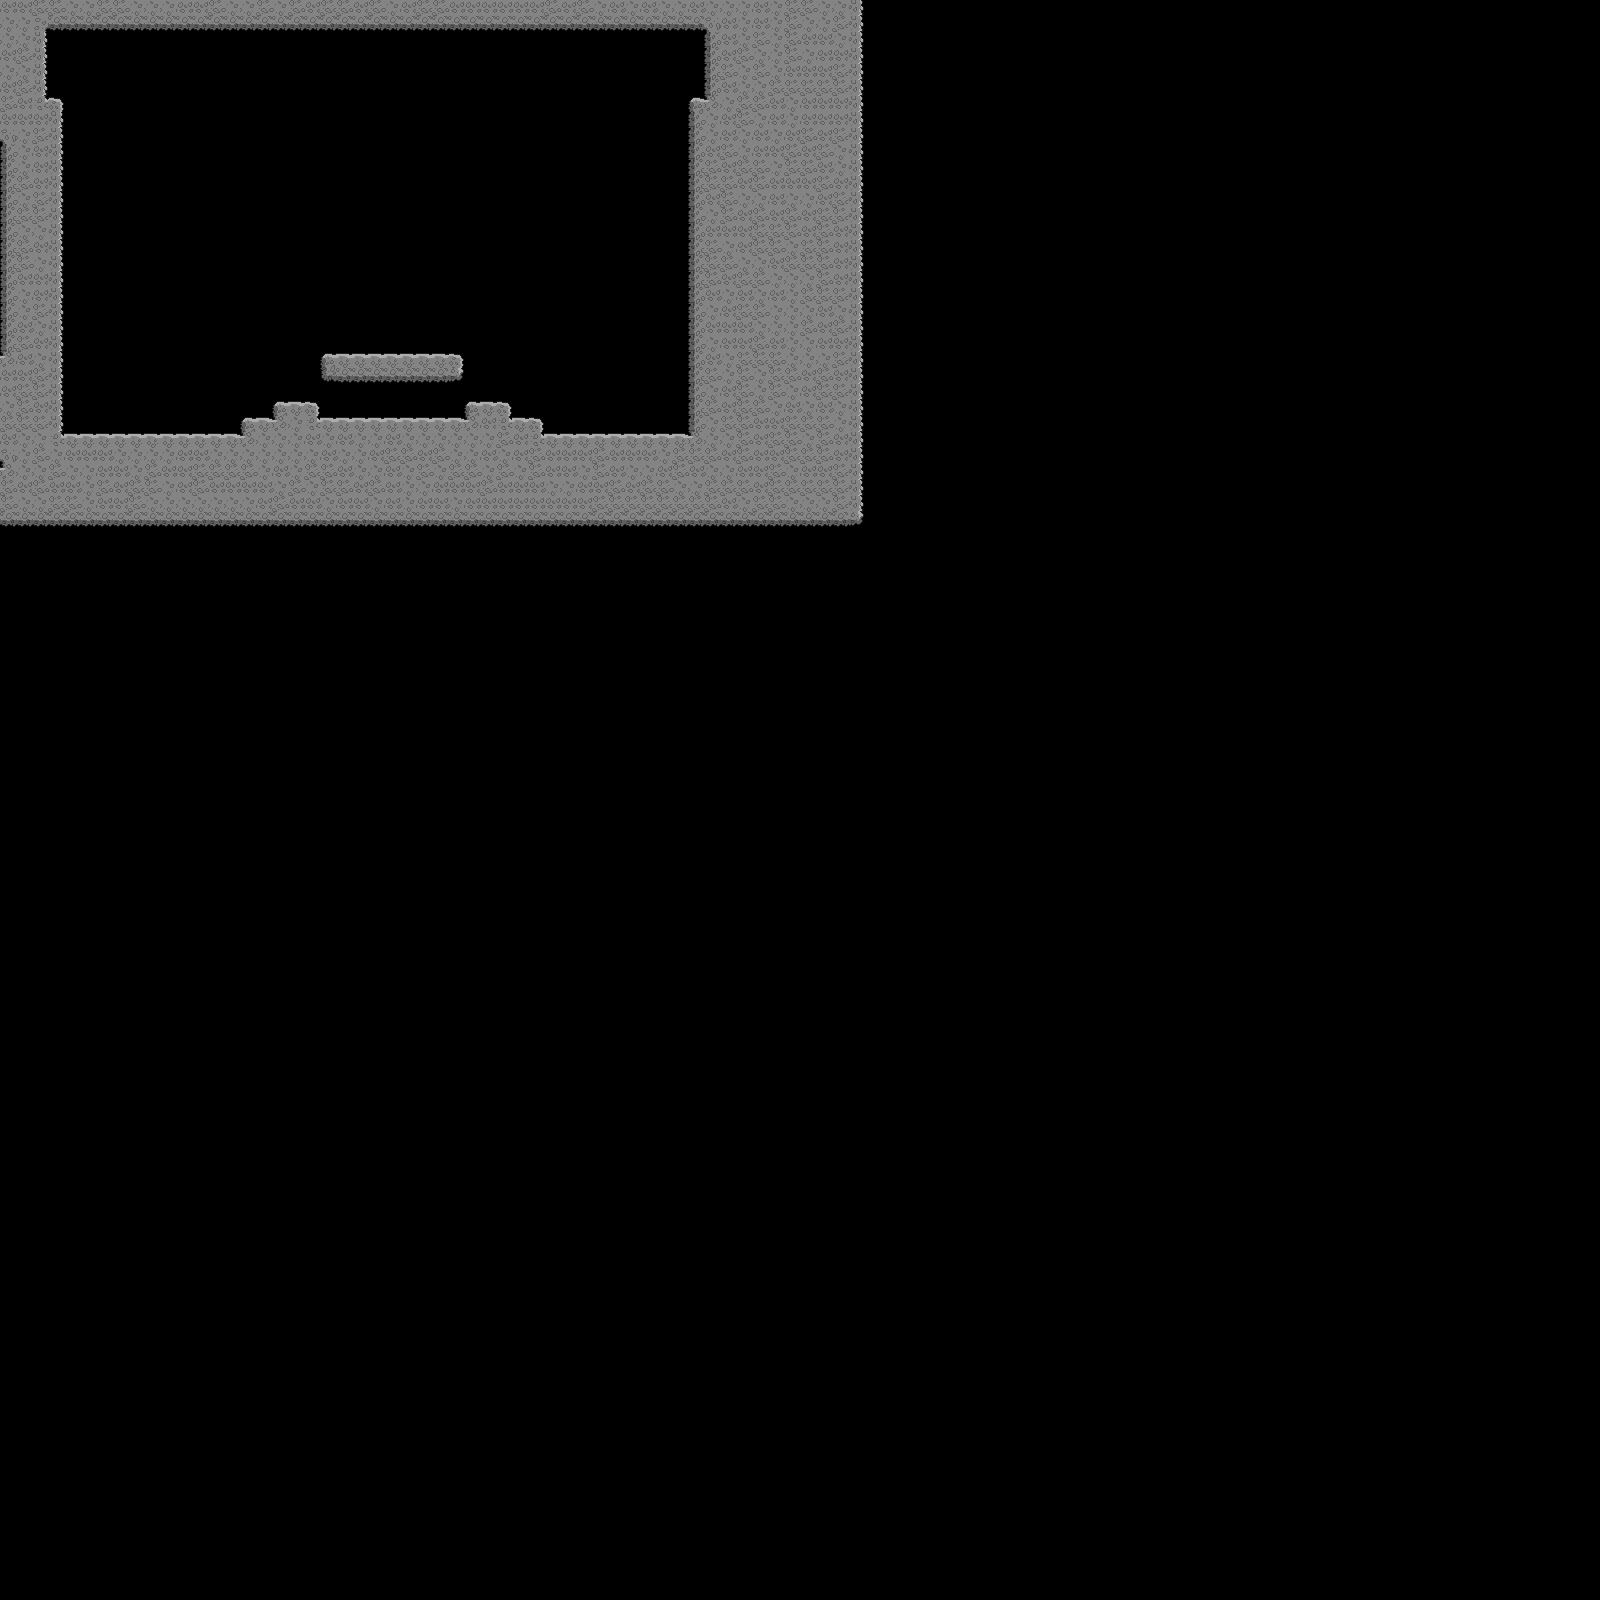

This is a level from a 2D game, rendered from its Tiled map with the project's own tilesets. A one-line summary and the map file follow, with tile-layer data summarised:
An orthogonal 100x100 tile map with 16x16 px tiles, 1 tile layer (indie3_tileset).

<map version="1.0" orientation="orthogonal" width="100" height="100" tilewidth="16" tileheight="16">
 <tileset firstgid="1" name="indie3_tileset.png" tilewidth="16" tileheight="16">
  <image source="../tiled/indie3_tileset.png" width="192" height="192" />
  <terraintypes>
   <terrain name="default" tile="-1" />
  </terraintypes>
  <tile id="0" terrain=",,,0" />
  <tile id="1" terrain=",,0,0" />
  <tile id="2" terrain=",,0," />
  <tile id="3" terrain="0,0,0," />
  <tile id="4" terrain="0,0,,0" />
  <tile id="12" terrain=",0,,0" />
  <tile id="13" terrain="0,0,0,0" />
  <tile id="14" terrain="0,,0," />
  <tile id="15" terrain="0,,0,0" />
  <tile id="16" terrain=",0,0,0" />
  <tile id="24" terrain=",0,," />
  <tile id="25" terrain="0,0,," />
  <tile id="26" terrain="0,,," />
 </tileset>
 <layer name="indie3_tileset" width="100" height="100">
  <properties>
   <property name="tileset" value="indie3_tileset.png" />
  </properties>
  <data>[10000 cells, 842 non-empty, 15 distinct tile ids]</data>
 </layer>
</map>
